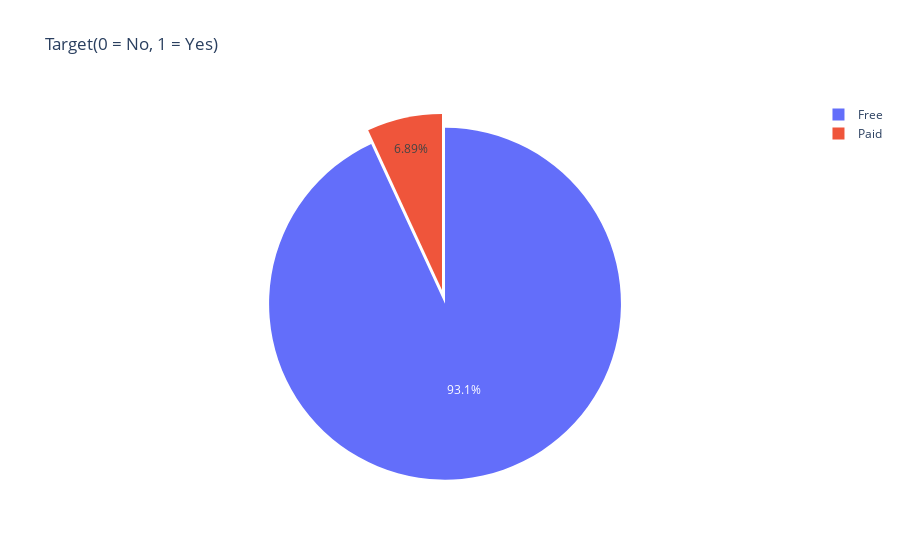

Source (notebook cell):
### Markdown cell above
### Data Visualization

### Code cell
import plotly
import plotly.graph_objs as go
from plotly.offline import init_notebook_mode, iplot
init_notebook_mode(connected=True)
col = "Type"
grouped = data[col].value_counts().reset_index()
grouped = grouped.rename(columns = {col : "count", "index" : col})

## plot
trace = go.Pie(labels=grouped[col], values=grouped['count'], pull=[0.08, 0])
layout = {'title': 'Target(0 = No, 1 = Yes)'}
fig = go.Figure(data = [trace], layout = layout)
iplot(fig)

### Figure 1 — Plotly figure (JSON) as saved in the notebook; plotly's stock layout.template omitted (floating-point values rounded to 4 significant figures)
{"data": [{"labels": ["Free", "Paid"], "pull": [0.08, 0], "type": "pie", "values": [8715, 645]}], "layout": {"title": {"text": "Target(0 = No, 1 = Yes)"}}}
